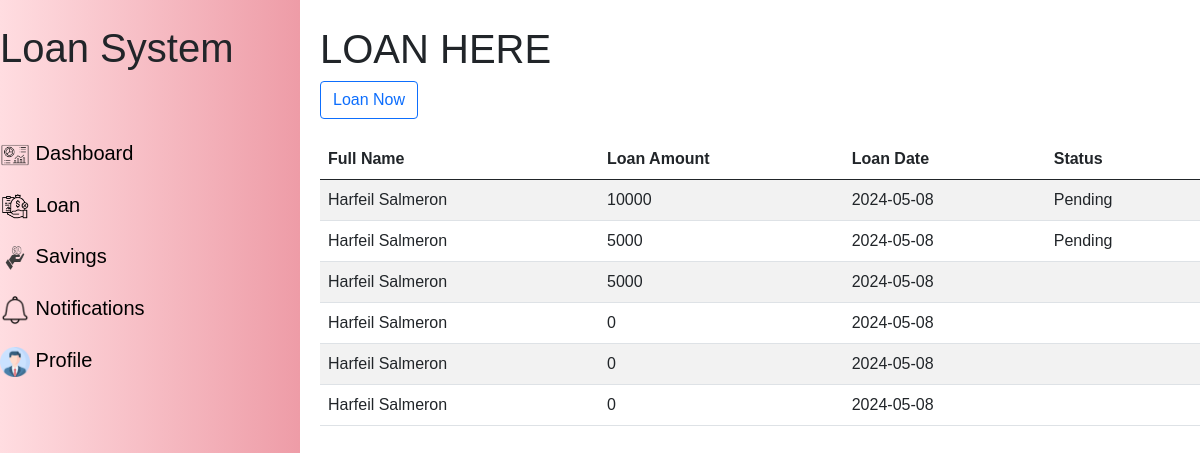
The page /view/users/loanPage.php (signed in) on the database its author committed.
### tables this page shows
CREATE TABLE `loan_tbl` (
  `loan_id` int(100) NOT NULL,
  `loan_money` int(100) NOT NULL,
  `with_interest` float NOT NULL,
  `loan_date` date NOT NULL,
  `deadline` varchar(100) NOT NULL,
  `user_id` int(100) NOT NULL,
  `status` varchar(100) NOT NULL
);

### controller/db_connector.php (called while the page is built, shortened)
<?php
class Database {
    public $host = HOST;
    public $user = USER;
    public $password = PASSWORD;
    public $database = DATABASE;
    public $link;
    public function dbConnect() {
        $this->link = mysqli_connect($this->host, $this->user, $this->password, $this->database);
    }
    public function retrieve($sql) {
        $result = mysqli_query($this->link, $sql) or die (mysqli_error($this->link) . __LINE__);
        if (mysqli_num_rows($result) > 0) {
            return $result;
        } else {
            return false;
        }
    }
}
?>

### model/user_model.php (called while the page is built, shortened)
<?php
    class Register{
        public $db;
        public function __construct(){
            $this->db = new Database();
        }
        public function getLoans(){
            $sql = "SELECT CONCAT(user_tbl.fname, ' ', user_tbl.lname) as fullname, loan_tbl.loan_money as loan_money, loan_tbl.with_interest as interest, loan_tbl.loan_date as loan_date, loan_tbl.deadline as deadline, loan_tbl.status as status FROM loan_tbl INNER JOIN user_tbl ON loan_tbl.user_id = user_tbl.id ORDER BY loan_tbl.loan_id DESC";
            $result = $this->db->retrieve($sql);
            if ($result) {
                while ($row = mysqli_fetch_assoc($result)) {
                    $totalPayment = $row["interest"] + $row["loan_money"];
                    $loanData[] = [
                        'fullname' => $row["fullname"],
                        'loan_money' => $row["loan_money"],
                        'loan_date' => $row["loan_date"],
                        'total_payment' => $totalPayment,
                        'deadline' => $row["deadline"],
                        'status' => $row["status"]
                    ];
                }
            }else{
                $loanData = "No Loans Found";
            }
            return $loanData;
        }
    }
?>

### view/users/loanPage.php (the view, shortened to what this page needs)
<?php
    include_once "../template/sidebarUser.php";
    include_once "../../model/user_model.php";
    require_once "../../controller/db_connector.php";
    $allLoan = new Register();
?>
    </div>
    <div class = "loanContent">
        <div class = "titleLoan">
            <h1>LOAN HERE</h1>
            <button type="button" class="btn btn-outline-primary" id = "loanBtn">Loan Now</button>
        </div>
        <div class = "loanTableContainer">
            <table class="table table-striped table-hover">
                <thead>
                    <tr>
                        <th scope="col">Full Name</th>
                        <th scope="col">Loan Amount</th>
                        <th scope="col">Loan Date</th>
                        <th scope="col">Status</th>
                    </tr>
                </thead>
                <tbody>
                    <?php
                    $allLoans = $allLoan->getLoans();
                    $tableDisplay = [];
                    foreach ($allLoans as $loans){
                        $tableDisplay[] = "
                            <tr>
                                <td>{$loans['fullname']}</td>
                                <td>{$loans['loan_money']}</td>
                                <td>{$loans['loan_date']}</td>
                                <td>{$loans['status']}</td>
                            </tr>";
                    }
                    $tableContent = implode("\n", $tableDisplay);
                    ?>
                    <?php echo $tableContent; ?>
                </tbody>
            </table>
        </div>
    </div>
        </div>
</body>
</html>

### model/mycssloan.css (style rules this page uses)
* { font-family: Verdana, Geneva, Tahoma, sans-serif; }
body { height: auto; margin-left: 1px; margin-top: 1px; margin-right: 1px; overflow-x: hidden; background: #ee9ca7; background: -webkit-linear-gradient( to right, #ffdde1, #ee9ca7 ); background: linear-gradient( to right, #ffdde1, #ee9ca7 ); }
.table { margin-top: 20px; }
.titleLoan { padding-top: 25px; }
.loanContent { width: 100%; height: 885px; overflow-y: auto; padding-left: 20px; background-color: #fff; }

### rows shown on the page
loan_tbl: loan_money "10000", loan_date "2024-05-08", status "Pending"
loan_tbl: loan_money "5000", loan_date "2024-05-08", status "Pending"
loan_tbl: loan_money "0 0", loan_date "2024-05-08 2024-05-08"
loan_tbl: loan_money "0", loan_date "2024-05-08"

### other values the page prints
$loans['fullname'] "Harfeil Salmeron Harfeil Salmeron Harfeil Salmeron Harfeil Salmeron Harfeil Salmeron Harfeil Salmeron"
$loans['loan_money'] "5000"
$loans['loan_date'] "2024-05-08"
